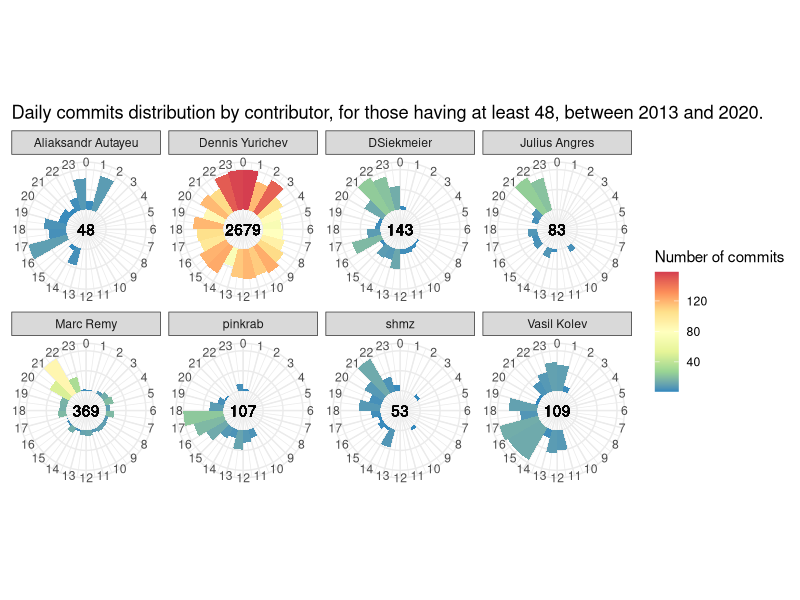

This figure's R source:
library(dplyr, warn.conflicts = FALSE)
library(ggplot2)
library(viridis)

# The data
hdc <- data.frame(read.delim("re4b_commits.csv", sep=";", header = TRUE))

# Nous filtrons ici les auteurs avec au moins 48 commits, et cherchons
# comment ils sont répartis suivant l'heure.
# p contient le maximum pour un utilisateur, afin d'avoir une échelle
# pour chacun.
#
# We keep only authors with 48+ commits, and search how they split
# during the day.
# p hold the maximum for each user, to have a separate scale.
#
hdc2 <-hdc %>% group_by(Author) %>%
  mutate(nb=n()) %>%
  filter(nb>=48) %>%
  group_by(Author,Hour) %>%
  mutate(c=n()) %>%
  group_by(Author) %>%
  mutate(p=max(c))

update_geom_defaults("text", list(colour = "black", alpha=0.3, family = theme_get()$text$family))

our_labs_title_fr <- "Répartitions des commits dans la journée par contributeur, pour ceux en ayant au moins 48, entre 2013 et 2020."
our_labs_title_en <- "Daily commits distribution by contributor, for those having at least 48, between 2013 and 2020."
our_palette <- "Spectral"
our_labs_y_fr <- "Nombre de commits."
our_labs_y_en <- "Number of commits"

our_labs_y <- our_labs_y_en
our_labs_title <- our_labs_title_en

# Affiche chaque utilisateur, avec sa propre échelle basée
# sur son maximum. La couleur est basée sur le nombre absolu
# de commits.
#
# Display each user, with own scale based on his maximum,
# to have 100% for each user. The absolute number is based
# on the color.
#
g11 <- hdc2 %>%
  ungroup() %>%
  group_by(Author) %>% ggplot( aes(x=Hour ) ) +
  geom_rect( aes( fill=c, xmin=Hour, xmax=Hour+1, ymin=0, ymax=100*c/p ) ) +
  scale_x_continuous( breaks=0:23 ) +
  labs( title=our_labs_title, x=NULL, y=NULL ) +
  theme_bw() +
  theme(axis.ticks.y = element_blank(),
        axis.text.y  = element_blank(),
        panel.border = element_blank()
        ) +
  scale_fill_distiller( palette = our_palette, name = our_labs_y ) +
  coord_polar(start=0) +
  facet_wrap(. ~ Author, ncol=4) +
    geom_text( aes(label=c(nb), x=0, y=-50 ))

# Save into a PNG file
#
img_file_name <- "img_ch1.png"
img_width <- 840
img_height <- 630
png( filename=img_file_name, width=img_width, height=img_height)
g11
dev.off()

